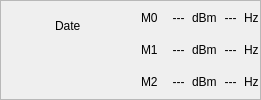
       <widget class="QFrame" name="framePlotInfoAreaTop">
        <property name="minimumSize">
         <size>
          <width>0</width>
          <height>48</height>
         </size>
        </property>
        <property name="styleSheet">
         <string notr="true">QFrame#framePlotInfoAreaTop
{
    background-color: #ddd;
    color: #000;
    border-right: solid #ddd;
    border-left: 1px outset #666;
    border-top: 1px outset #666;
}

QFrame
{
    color: #000;
}</string>
        </property>
        <property name="frameShape">
         <enum>QFrame::StyledPanel</enum>
        </property>
        <property name="frameShadow">
         <enum>QFrame::Raised</enum>
        </property>
        <layout class="QGridLayout" name="gridLayout_5">
         <property name="leftMargin">
          <number>1</number>
         </property>
         <property name="topMargin">
          <number>1</number>
         </property>
         <property name="rightMargin">
          <number>1</number>
         </property>
         <property name="bottomMargin">
          <number>1</number>
         </property>
         <property name="horizontalSpacing">
          <number>5</number>
         </property>
         <property name="verticalSpacing">
          <number>2</number>
         </property>
         <item row="0" column="0" rowspan="2">
          <widget class="QLabel" name="imgLogo">
           <property name="minimumSize">
            <size>
             <width>48</width>
             <height>48</height>
            </size>
           </property>
           <property name="maximumSize">
            <size>
             <width>48</width>
             <height>48</height>
            </size>
           </property>
           <property name="text">
            <string/>
           </property>
           <property name="pixmap">
            <pixmap resource="Resource.qrc">:/img/TiLogo</pixmap>
           </property>
           <property name="scaledContents">
            <bool>true</bool>
           </property>
          </widget>
         </item>
         <item row="0" column="1">
          <widget class="QLabel" name="txtGraphDate">
           <property name="text">
            <string>Date</string>
           </property>
          </widget>
         </item>
         <item row="0" column="4" rowspan="2">
          <layout class="QGridLayout" name="gridLayout">
           <property name="horizontalSpacing">
            <number>4</number>
           </property>
           <property name="verticalSpacing">
            <number>0</number>
           </property>
           <item row="2" column="0">
            <widget class="QLabel" name="txtGraphMarker2_Label">
             <property name="text">
              <string>M2  </string>
             </property>
            </widget>
           </item>
           <item row="2" column="2">
            <widget class="QLabel" name="txtGraphMarker2_Unit_dBm">
             <property name="text">
              <string>dBm</string>
             </property>
            </widget>
           </item>
           <item row="2" column="3">
            <widget class="QLabel" name="txtGraphMarker2_Value_MHz">
             <property name="text">
              <string> --- </string>
             </property>
             <property name="alignment">
              <set>Qt::AlignRight|Qt::AlignTrailing|Qt::AlignVCenter</set>
             </property>
            </widget>
           </item>
           <item row="0" column="1">
            <widget class="QLabel" name="txtGraphMarker0_Value_dBm">
             <property name="text">
              <string> --- </string>
             </property>
             <property name="alignment">
              <set>Qt::AlignRight|Qt::AlignTrailing|Qt::AlignVCenter</set>
             </property>
            </widget>
           </item>
           <item row="2" column="1">
            <widget class="QLabel" name="txtGraphMarker2_Value_dBm">
             <property name="text">
              <string> --- </string>
             </property>
             <property name="alignment">
              <set>Qt::AlignRight|Qt::AlignTrailing|Qt::AlignVCenter</set>
             </property>
            </widget>
           </item>
           <item row="0" column="0">
            <widget class="QLabel" name="txtGraphMarker0_Label">
             <property name="text">
              <string>M0  </string>
             </property>
            </widget>
           </item>
           <item row="1" column="0">
            <widget class="QLabel" name="txtGraphMarker1_Label">
             <property name="text">
              <string>M1  </string>
             </property>
            </widget>
           </item>
           <item row="1" column="2">
            <widget class="QLabel" name="txtGraphMarker1_Unit_dBm">
             <property name="text">
              <string>dBm</string>
             </property>
            </widget>
           </item>
           <item row="1" column="1">
            <widget class="QLabel" name="txtGraphMarker1_Value_dBm">
             <property name="text">
              <string> --- </string>
             </property>
             <property name="alignment">
              <set>Qt::AlignRight|Qt::AlignTrailing|Qt::AlignVCenter</set>
             </property>
            </widget>
           </item>
           <item row="2" column="4">
            <widget class="QLabel" name="txtGraphMarker2_Unit_Hz">
             <property name="text">
              <string>Hz</string>
             </property>
            </widget>
           </item>
           <item row="1" column="3">
            <widget class="QLabel" name="txtGraphMarker1_Value_MHz">
             <property name="text">
              <string> --- </string>
             </property>
             <property name="alignment">
              <set>Qt::AlignRight|Qt::AlignTrailing|Qt::AlignVCenter</set>
             </property>
            </widget>
           </item>
           <item row="0" column="2">
            <widget class="QLabel" name="txtGraphMarker0_Unit_dBm">
             <property name="text">
              <string>dBm</string>
             </property>
            </widget>
           </item>
           <item row="0" column="3">
            <widget class="QLabel" name="txtGraphMarker0_Value_MHz">
             <property name="text">
              <string> --- </string>
             </property>
             <property name="alignment">
              <set>Qt::AlignRight|Qt::AlignTrailing|Qt::AlignVCenter</set>
             </property>
            </widget>
           </item>
           <item row="0" column="4">
            <widget class="QLabel" name="txtGraphMarker0_Unit_Hz">
             <property name="text">
              <string>Hz</string>
             </property>
            </widget>
           </item>
           <item row="1" column="4">
            <widget class="QLabel" name="txtGraphMarker1_Unit_Hz">
             <property name="text">
              <string>Hz</string>
             </property>
            </widget>
           </item>
          </layout>
         </item>
         <item row="1" column="1">
          <widget class="QLabel" name="txtGraphComment"/>
         </item>
         <item row="1" column="3">
          <spacer name="horizontalSpacer_11">
           <property name="orientation">
            <enum>Qt::Horizontal</enum>
           </property>
           <property name="sizeType">
            <enum>QSizePolicy::Expanding</enum>
           </property>
           <property name="sizeHint" stdset="0">
            <size>
             <width>55</width>
             <height>20</height>
            </size>
           </property>
          </spacer>
         </item>
         <item row="0" column="3">
          <spacer name="horizontalSpacer_9">
           <property name="orientation">
            <enum>Qt::Horizontal</enum>
           </property>
           <property name="sizeType">
            <enum>QSizePolicy::Expanding</enum>
           </property>
           <property name="sizeHint" stdset="0">
            <size>
             <width>55</width>
             <height>20</height>
            </size>
           </property>
          </spacer>
         </item>
        </layout>
       </widget>
